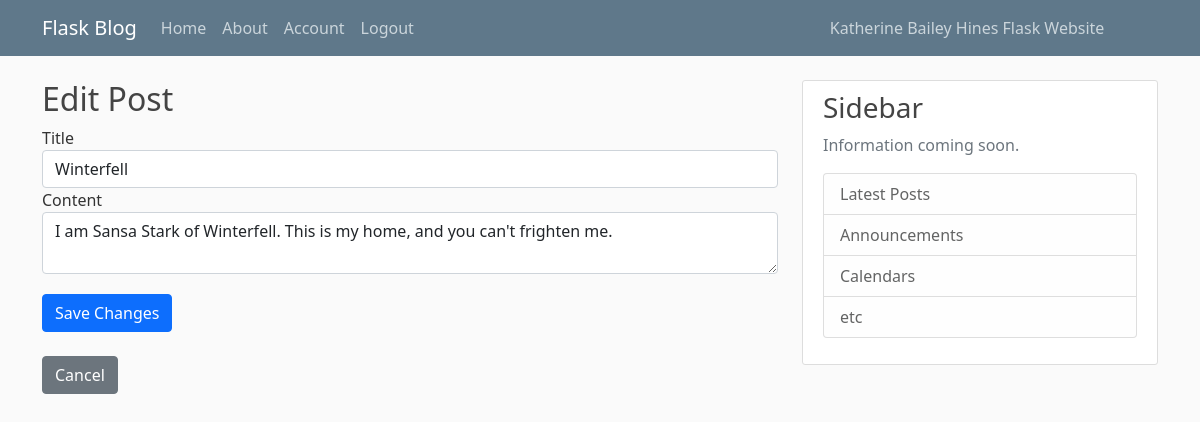
The page /edit_post/3 (signed in) on the database its author committed.
### app.py (models this page shows, shortened)
class Post(db.Model):
    id = db.Column(db.Integer, primary_key=True)
    title = db.Column(db.String(100), nullable=False)
    datePosted = db.Column(db.DateTime, nullable=False, default=datetime.utcnow)
    content = db.Column(db.Text, nullable=False)
    user_id = db.Column(db.Integer, db.ForeignKey('user.id'), nullable=False)
    author = db.relationship('User', backref='author_posts', lazy=True)

### app.py (the view)
@app.route('/edit_post/<int:post_id>', methods=['GET', 'POST'])
@login_required
def edit_post(post_id):
    post = Post.query.get_or_404(post_id)
    if current_user.id != post.user_id:
        flash('You are not allowed to edit this post.', 'error')
        return redirect(url_for('home'))
    form = PostForm()
    if form.validate_on_submit():
        post.title = form.title.data
        post.content = form.content.data
        db.session.commit()
        flash('Post updated successfully.', 'success')
        return redirect(url_for('home'))
    elif request.method == 'GET':
        form.title.data = post.title
        form.content.data = post.content
    return render_template('edit_post.html', title='Edit Post', form=form, post=post)

### forms.py
class PostForm(FlaskForm):
    title = StringField('Title', validators=[InputRequired()])
    content = TextAreaField('Content', validators=[InputRequired()])
    submit = SubmitField('Post')

### app.py (called while the page is built)
@login_manager.user_loader
def load_user(user_id):
    return User.query.get(int(user_id))

### templates/edit_post.html (shortened to what this page needs)
{% extends 'layout.html' %}
{% block content %}
  <h2>Edit Post</h2>
  <form method="POST" action="">
    <div>
      {{ form.title.label }}
      {{ form.title(class="form-control") }}
    </div>
    <div>
      {{ form.content.label }}
      {{ form.content(class="form-control") }}
    </div>
    <div style="height: 20px;"></div>
    <div>
      <button type="submit" class="btn btn-primary">Save Changes</button>
    </div>
    <div><br></div>
  </form>
  <a href="{{ url_for('home') }}" class="btn btn-secondary">Cancel</a>
{% endblock %}

### static/main.css (style rules this page uses)
body { background: #fafafa; color: #333333; margin-top: 5rem; }
h1, h2, h3, h4, h5, h6 { color: #444444; }

### rows shown on the page
Post: title "Winterfell", content "I am Sansa Stark of Winterfell. This is my home, and you can't frighten me."
